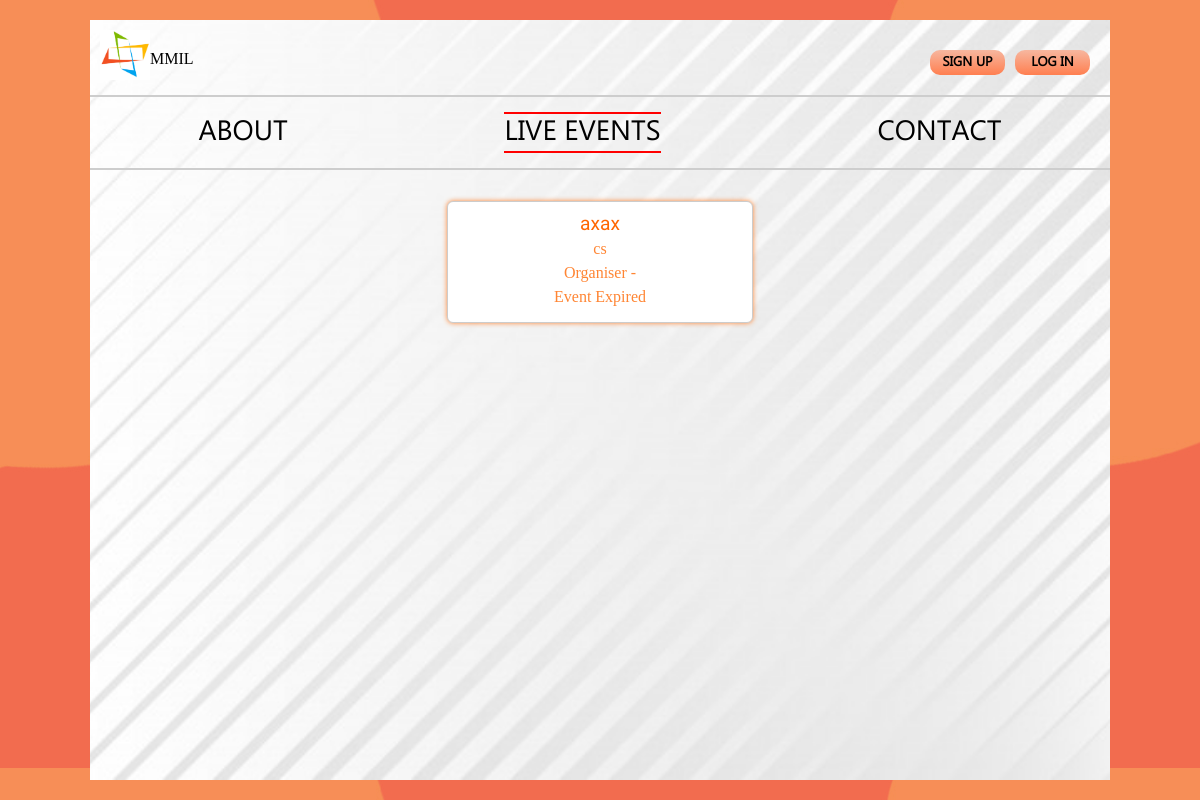
/events/, run on an earlier commit of the app's database.
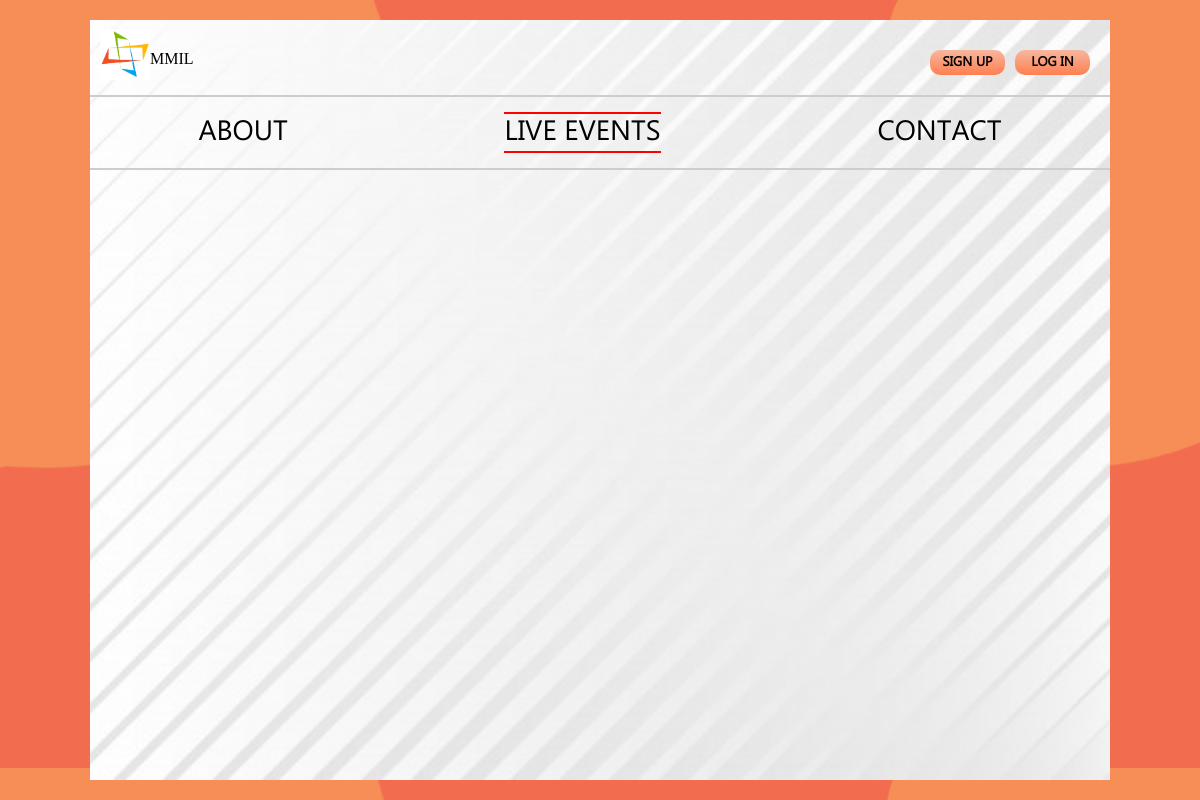
And on a later commit of the database.
### events/models.py (models this page shows, shortened)
class Event(models.Model):
	event_name = models.CharField(max_length=100, unique=True)
	event_description = models.TextField(blank=False)
	event_url = models.URLField(max_length=100,blank=True)
	event_start_date = models.DateField(default=timezone.now, blank=True)
	event_start_time = models.TimeField(default=datetime.time(00,00), blank=True)
	event_end_date = models.DateField(default=timezone.now, blank=True)
	event_end_time = models.TimeField(default=datetime.time(00,00), blank=True)

### quiz_portal/views.py (the view)
# urls.py: path('events/', events),
def events(request):
	E=Event.objects.all()
	try:
		org_user=OrganiserProfile.objects.get(organiser_name=request.user.username)
		if request.user.is_authenticated and org_user.organiser:
			org=True
	except:
		org=False
	now_time = datetime.datetime.now().strftime('%H:%M')
	now_date = datetime.datetime.now().date()
	context = {
		'eve':E,
		'organiser':org,
		'now':now_time,
		'now_d':now_date
	}
	return render(request,'events.html',context)

### templates/events.html (shortened to what this page needs)
{% load static %}
<!DOCTYPE html>
<html>
<head>
	<link rel="stylesheet" type="text/css" href="{% static 'css\dashboard.css' %}">
	<link rel="stylesheet" type="text/css" href="{% static 'css\events.css' %}">
	<link rel="stylesheet" href="https://use.fontawesome.com/releases/v5.5.0/css/all.css">
</head>
<body>
<div class="box">
	<div class="top">
		<img src="/static/img/mmil_logo.jpg" width="50px"><a href="/dashboard.html">MMIL</a>
		{% if request.user.is_authenticated %}
		<button onclick="logout()"class="button">Log Out</button>
		{% else %}
		<button onclick="login()">Log In</button>
		<button onclick="signup()">Sign Up</button>
		{% endif %}
	</div>
	<div class="center">
		{% if organiser %}
		<div class="info-1">
			<a href='/organiser' class="event">Dashboard</a>
		</div>
		{% else %}
		<div class="info-1">
			<a href='/' class="event">About</a>
		</div>
		{% endif %}
		<div class="info-1 active">
			<a href="/events" class="about">Live Events</a>
		</div>
		<div class="info-1">
			<a href='/contact' class="contact">contact</a>
		</div>
	</div>
	<div class="list">
	{% for i in eve %}
	<div class="events">
		<div class="header">{{ i.event_name }}</div>
		<p>{{ i.event_description }}</p>
		<p>Organiser - {{ organiser_name }}</p>
		{% if i.event_start_date == now_d and now >= i.event_start_time|time:"H:i" %}
			<p>Live</p>
		<form method="POST" action="/quiz/">
			{% csrf_token %}
			<div>
				<input type="hidden" name="event_name" value="{{ i.event_name }}">
				<input type="submit" name="nothing" value="Join Now">
			</div>
		</form>
		{% elif i.event_start_date > now_d %}
			<p>Will be Live Soon</p>
		{% else %}
			<p>Event Expired</p>
		{% endif %}
	</div>
	{% endfor %}
</div>
</div>
</body>
</html>

What changed in the data, as far as the page shows it:
removed Event: event_name "axax", event_description "cs", event_start_date "Event Expired"
